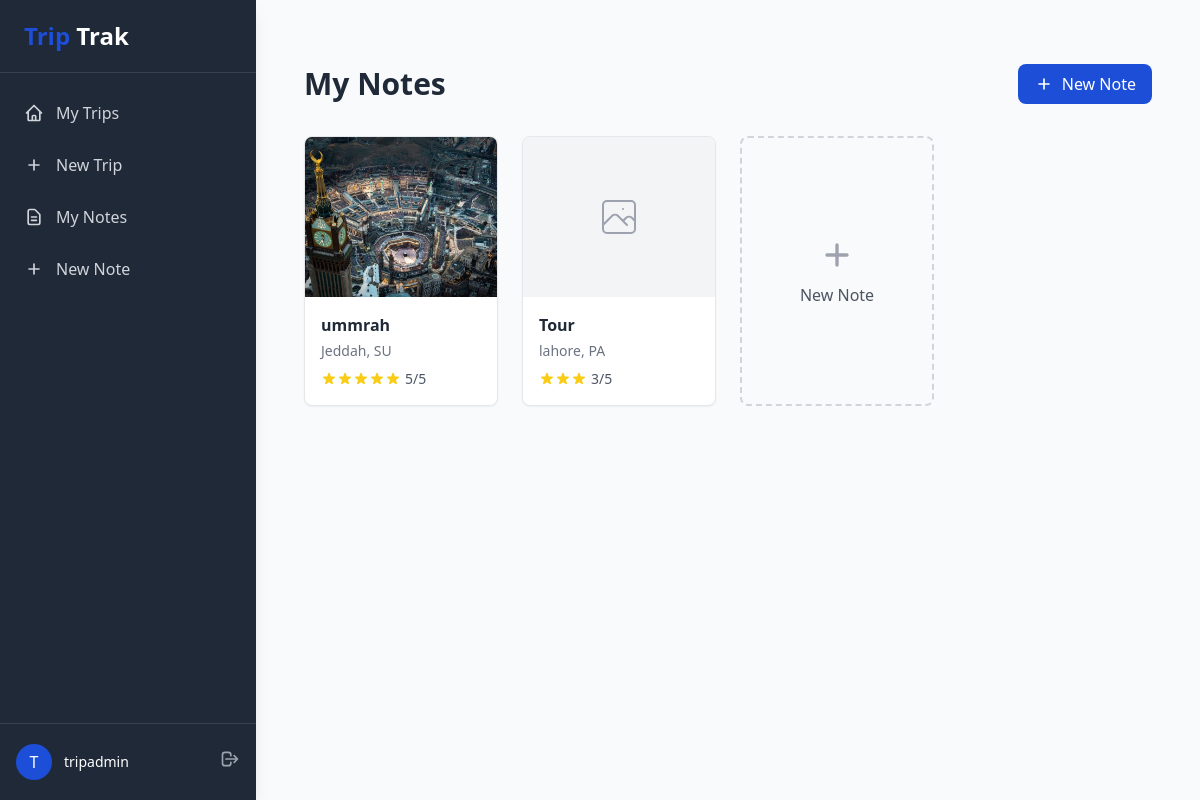
Screenshot of /dashboard/notes/ (signed in) with the database file from the repository.
### trip/models.py (models this page shows, shortened)
class Note(models.Model):
    class NoteType(models.TextChoices):
        EVENT = "event", "Event"
        DINING = "dining", "Dining"
        EXPERIENCE = "experience", "Experience"
        GENERAL = "general", "General"
    trip = models.ForeignKey(
        Trip,
        on_delete=models.CASCADE,
        related_name="notes",
    )
    name = models.CharField(max_length=200)
    description = models.TextField()
    type = models.CharField(
        max_length=20,
        choices=NoteType.choices,
        default=NoteType.GENERAL,
    )
    img = models.ImageField(
        upload_to="notes/",
        blank=True,
        null=True,
    )
    rating = models.PositiveSmallIntegerField(
        default=1,
        validators=[
            MinValueValidator(1),
            MaxValueValidator(5),
        ],
    )
    class Meta:
        ordering = ["-id"]

class Trip(models.Model):
    city = models.CharField(max_length=50)
    country = models.CharField(max_length=2)
    start_date = models.DateField(blank=True, null=True)
    end_date = models.DateField(blank=True, null=True)
    owner = models.ForeignKey(
        User,
        on_delete=models.CASCADE,
        related_name="trips",
    )
    class Meta:
        ordering = ["-start_date", "city"]

### trip/views.py (the view)
# urls.py: path("dashboard/notes/", NoteListView.as_view(), name="note-list"),
class NoteListView(LoginRequiredMixin, ListView):
    model = Note
    def get_queryset(self):
        return (
            Note.objects.filter(trip__owner=self.request.user)
            .select_related("trip")
        )

### trip/templates/trip/note_list.html (shortened to what this page needs)
{% extends "trip/_base.html" %}
{% block content %}
<div class="max-w-6xl mx-auto px-4 py-8">
    <div class="flex justify-between items-center mb-8">
        <h1 class="text-3xl font-bold text-gray-800">My Notes</h1>
        <a href="{% url 'note-create' %}"
           class="inline-flex items-center px-4 py-2 bg-primary-700 text-white rounded-lg hover:bg-primary-800 transition-colors">
            <svg xmlns="http://www.w3.org/2000/svg"
                 class="h-5 w-5 mr-2"
                 fill="none"
                 viewBox="0 0 24 24"
                 stroke="currentColor">
                <path stroke-linecap="round"
                      stroke-linejoin="round"
                      stroke-width="2"
                      d="M12 6v6m0 0v6m0-6h6m-6 0H6" />
            </svg>
            New Note
        </a>
    </div>
    {% if object_list %}
    <div class="grid grid-cols-1 sm:grid-cols-2 md:grid-cols-3 lg:grid-cols-4 gap-6">
        {% for note in object_list %}
        <a href="{% url 'note-detail' note.pk %}" class="group">
            <div class="bg-white rounded-lg shadow-sm overflow-hidden border border-gray-200 hover:shadow-md transition-all duration-200 h-full flex flex-col">
                <div class="relative h-40 bg-gray-100 overflow-hidden">
                    {% if note.img %}
                        <img src="{{ note.img.url }}"
                             alt="{{ note.name }}"
                             class="w-full h-full object-cover transition-transform duration-300 group-hover:scale-105">
                    {% else %}
                        <div class="w-full h-full flex items-center justify-center text-gray-400">
                        </div>
                    {% endif %}
                </div>
                <div class="p-4 flex-grow">
                    <h3 class="font-semibold text-gray-800 mb-1 truncate">
                        {{ note.name }}
                    </h3>
                    <p class="text-sm text-gray-500 mb-2">
                        {{ note.trip.city }}, {{ note.trip.country }}
                    </p>
                    <div class="flex items-center">
                        <div class="flex mr-1">
                        </div>
                        <span class="text-sm text-gray-600">
                            {{ note.rating }}/5
                        </span>
                    </div>
                </div>
            </div>
        </a>
        {% endfor %}
        <a href="{% url 'note-create' %}"
           class="border-2 border-dashed border-gray-300 rounded-lg hover:border-primary-500 transition-all duration-200 flex flex-col items-center justify-center p-6">
            <svg xmlns="http://www.w3.org/2000/svg"
                 class="h-10 w-10 text-gray-400"
                 fill="none"
                 viewBox="0 0 24 24"
                 stroke="currentColor">
                <path stroke-linecap="round"
                      stroke-linejoin="round"
                      stroke-width="2"
                      d="M12 6v6m0 0v6m0-6h6m-6 0H6"/>
            </svg>
            <span class="mt-2 text-gray-600 font-medium">
                New Note
            </span>
        </a>
    </div>
    {% endif %}
</div>
{% endblock %}

### trip/templates/trip/_base.html (shortened to what this page needs)
<!DOCTYPE html>
<html lang="en">
<head>
    <script src="https://cdn.tailwindcss.com"></script>
</head>
<body class="bg-gray-50">
    <div class="flex flex-col md:flex-row min-h-screen">
        <div class="flex flex-col w-full md:w-64 bg-dark-800 text-white shadow-lg z-10">
            <div class="border-b border-dark-700 px-6 py-5">
                <h3 class="text-2xl font-bold text-center md:text-left">
                    <span class="text-primary-700">Trip</span> Trak
                </h3>
            </div>
            <nav class="flex-1 px-2 py-4 space-y-1">
                <a href="{% url 'trip-list' %}" class="flex items-center px-4 py-3 text-gray-300 hover:bg-dark-700 hover:text-white rounded-lg transition-colors group">
                    My Trips
                </a>
                <a href="{% url 'trip-create' %}" class="flex items-center px-4 py-3 text-gray-300 hover:bg-dark-700 hover:text-white rounded-lg transition-colors group">
                    <svg xmlns="http://www.w3.org/2000/svg" class="h-5 w-5 mr-3 group-hover:text-primary-400" fill="none" viewBox="0 0 24 24" stroke="currentColor">
                        <path stroke-linecap="round" stroke-linejoin="round" stroke-width="2" d="M12 6v6m0 0v6m0-6h6m-6 0H6" />
                    </svg>
                    New Trip
                </a>
                <a href="{% url 'note-list' %}" class="flex items-center px-4 py-3 text-gray-300 hover:bg-dark-700 hover:text-white rounded-lg transition-colors group">
                    My Notes
                </a>
                <a href="{% url 'note-create' %}" class="flex items-center px-4 py-3 text-gray-300 hover:bg-dark-700 hover:text-white rounded-lg transition-colors group">
                    <svg xmlns="http://www.w3.org/2000/svg" class="h-5 w-5 mr-3 group-hover:text-primary-400" fill="none" viewBox="0 0 24 24" stroke="currentColor">
                        <path stroke-linecap="round" stroke-linejoin="round" stroke-width="2" d="M12 6v6m0 0v6m0-6h6m-6 0H6" />
                    </svg>
                    New Note
                </a>
            </nav>
            <div class="px-4 py-5 border-t border-dark-700">
                <div class="flex items-center justify-between">
                    <div class="flex items-center">
                        <div class="h-9 w-9 rounded-full bg-primary-700 flex items-center justify-center text-white font-medium">
                            {{ user.username|first|upper }}
                        </div>
                        <div class="ml-3">
                            <p class="text-sm font-medium text-white">{{ user.username }}</p>
                        </div>
                    </div>
                    <form method="POST" action="{% url 'logout' %}">
                        <button type="submit" class="text-gray-400 hover:text-white">
                            <svg xmlns="http://www.w3.org/2000/svg" class="h-5 w-5" fill="none" viewBox="0 0 24 24" stroke="currentColor">
                                <path stroke-linecap="round" stroke-linejoin="round" stroke-width="2" d="M17 16l4-4m0 0l-4-4m4 4H7m6 4v1a3 3 0 01-3 3H6a3 3 0 01-3-3V7a3 3 0 013-3h4a3 3 0 013 3v1" />
                            </svg>
                        </button>
                    </form>
                </div>
            </div>
        </div>
        <div class="flex-1 overflow-auto">
            <div class="p-6 md:p-8 max-w-7xl mx-auto">
                {% block content %}
                {% endblock content %}
            </div>
        </div>
    </div>
</body>
</html>

### rows the page displays
Note: img (picture), name "ummrah", trip.city "Jeddah", trip.country "SU", rating "5"
Note: name "Tour", trip.city "lahore", trip.country "PA", rating "3"

### other values shown
{{ user.username|first|upper }} "T"
{{ user.username }} "tripadmin"
